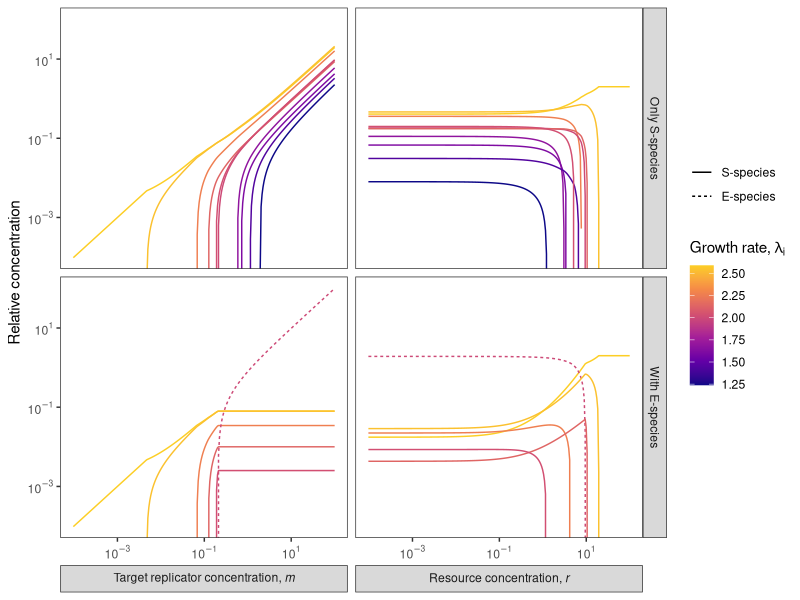

This figure's R source:
library(tidyverse)


read_tsv("../data/alldata.tsv", col_types = "cldicdddi") |>
  filter(conc > 0) |>
  mutate(
    type = fct_relevel(type, "S-species", "E-species"),
    param = as_factor(ifelse(param == "m",
                             "'Target replicator concentration,'~italic('m')",
                             "'Resource concentration,'~italic('r')")),
    expType = ifelse(expType, "With E-species", "Only S-species")
  ) |>
  ggplot(aes(x = paramValue, y = conc, color = growthRate,
             group = species, linetype = type)) +
  geom_line() +
  scale_x_log10(labels = scales::label_log()) +
  scale_y_log10(labels = scales::label_log()) +
  scale_color_viridis_c(option = "C", end = 0.9) +
  labs(x = NULL, y = "Relative concentration",
       linetype = NULL, color = expression(paste("Growth rate, ", lambda[i]))) +
  facet_grid(expType ~ param, labeller = labeller(.cols = label_parsed), switch = "x") +
  coord_cartesian(ylim = c(1e-4, NA)) +
  theme_bw() +
  theme(panel.grid = element_blank(), strip.placement = "outside")

#ggsave("../figures/Fig_A2.pdf", device = cairo_pdf, width = 8, height = 5)
